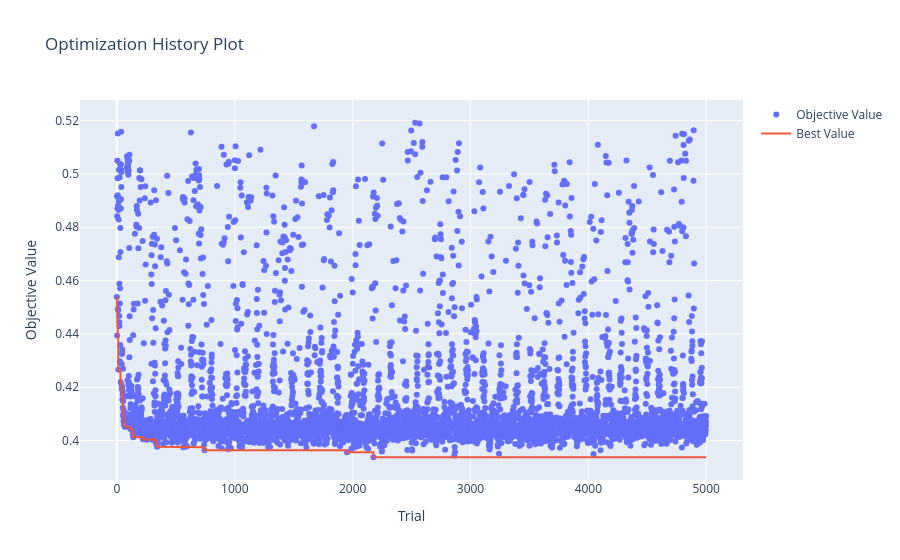

The code cell stored with this chart in its notebook:
### Code cell
# Plot optimisation history
plot_optimization_history(study)

### Figure 1 — Plotly figure (JSON) as saved in the notebook; plotly's stock layout.template omitted (floating-point values rounded to 4 significant figures; data arrays with more than 128 entries replaced by an {"elided": "..."} marker saying what was removed)
{"data": [{"mode": "markers", "name": "Objective Value", "type": "scatter", "x": {"elided": "5000 int values"}, "y": {"elided": "5000 float values"}}, {"mode": "lines", "name": "Best Value", "type": "scatter", "x": {"elided": "5000 int values"}, "y": {"elided": "5000 float values"}}, {"marker": {"color": "#cccccc"}, "mode": "markers", "name": "Infeasible Trial", "showlegend": false, "type": "scatter", "x": [], "y": []}], "layout": {"autosize": true, "title": {"text": "Optimization History Plot"}, "xaxis": {"autorange": true, "range": [-305.3, 5304.0], "title": {"text": "Trial"}, "type": "linear"}, "yaxis": {"autorange": true, "range": [0.3834, 0.5295], "title": {"text": "Objective Value"}, "type": "linear"}}}
